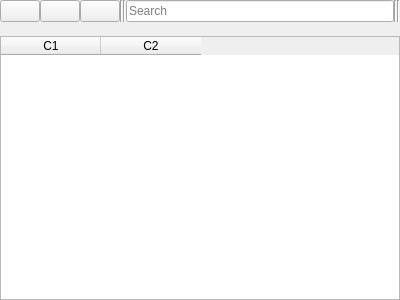
<?xml version="1.0" encoding="UTF-8"?>
<ui version="4.0">
 <class>Frame</class>
 <widget class="QFrame" name="Frame">
  <property name="geometry">
   <rect>
    <x>0</x>
    <y>0</y>
    <width>400</width>
    <height>300</height>
   </rect>
  </property>
  <property name="windowTitle">
   <string>Frame</string>
  </property>
  <layout class="QVBoxLayout" name="verticalLayout_3">
   <property name="spacing">
    <number>0</number>
   </property>
   <property name="leftMargin">
    <number>0</number>
   </property>
   <property name="topMargin">
    <number>0</number>
   </property>
   <property name="rightMargin">
    <number>0</number>
   </property>
   <property name="bottomMargin">
    <number>0</number>
   </property>
   <item>
    <layout class="QHBoxLayout" name="horizontalLayout">
     <property name="spacing">
      <number>0</number>
     </property>
     <item>
      <widget class="QPushButton" name="pbAdd">
       <property name="text">
        <string/>
       </property>
      </widget>
     </item>
     <item>
      <widget class="QPushButton" name="pbEdit">
       <property name="text">
        <string/>
       </property>
      </widget>
     </item>
     <item>
      <widget class="QPushButton" name="pbDelete">
       <property name="text">
        <string/>
       </property>
      </widget>
     </item>
     <item>
      <widget class="Line" name="line_2">
       <property name="orientation">
        <enum>Qt::Vertical</enum>
       </property>
      </widget>
     </item>
     <item>
      <widget class="Line" name="line_3">
       <property name="orientation">
        <enum>Qt::Vertical</enum>
       </property>
      </widget>
     </item>
     <item>
      <widget class="QLineEdit" name="leSearch">
       <property name="placeholderText">
        <string>Search</string>
       </property>
      </widget>
     </item>
     <item>
      <widget class="Line" name="line">
       <property name="orientation">
        <enum>Qt::Vertical</enum>
       </property>
      </widget>
     </item>
     <item>
      <widget class="Line" name="line_4">
       <property name="orientation">
        <enum>Qt::Vertical</enum>
       </property>
      </widget>
     </item>
    </layout>
   </item>
   <item>
    <layout class="QVBoxLayout" name="verticalLayout">
     <property name="spacing">
      <number>-1</number>
     </property>
     <property name="bottomMargin">
      <number>0</number>
     </property>
     <item>
      <widget class="QLabel" name="lMessageList">
       <property name="text">
        <string/>
       </property>
       <property name="alignment">
        <set>Qt::AlignCenter</set>
       </property>
      </widget>
     </item>
    </layout>
   </item>
   <item>
    <layout class="QVBoxLayout" name="verticalLayout_2">
     <item>
      <widget class="QTableWidget" name="tableWidget">
       <column>
        <property name="text">
         <string>C1</string>
        </property>
       </column>
       <column>
        <property name="text">
         <string>C2</string>
        </property>
       </column>
      </widget>
     </item>
    </layout>
   </item>
  </layout>
 </widget>
 <resources/>
 <connections/>
</ui>
